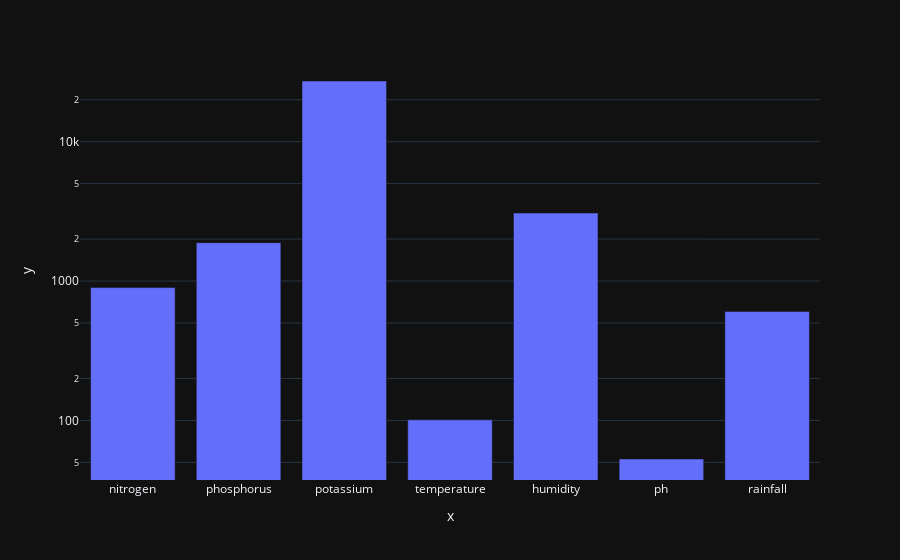

Notebook cell for this chart:
### Code cell
fig = px.bar(x = X.columns, y =fs.scores_, template = 'plotly_dark',log_y=True)  ## Log-Graph
fig.show()

### Figure 1 — Plotly figure (JSON) as saved in the notebook; plotly's stock layout.template omitted (floating-point values rounded to 4 significant figures)
{"data": [{"alignmentgroup": "True", "hovertemplate": "x=%{x}<br>y=%{y}<extra></extra>", "legendgroup": "", "marker": {"color": "#636efa"}, "name": "", "offsetgroup": "", "orientation": "v", "showlegend": false, "textposition": "auto", "type": "bar", "x": ["nitrogen", "phosphorus", "potassium", "temperature", "humidity", "ph", "rainfall"], "xaxis": "x", "y": [897.6, 1886.0, 27240.0, 101.0, 3074.0, 52.86, 605.7], "yaxis": "y"}], "layout": {"autosize": true, "barmode": "relative", "legend": {"tracegroupgap": 0}, "margin": {"t": 60}, "xaxis": {"anchor": "y", "autorange": true, "domain": [0, 1], "range": [-0.5, 6.5], "title": {"text": "x"}, "type": "category"}, "yaxis": {"anchor": "x", "autorange": true, "domain": [0, 1], "range": [1.572, 4.586], "title": {"text": "y"}, "type": "log"}}}
